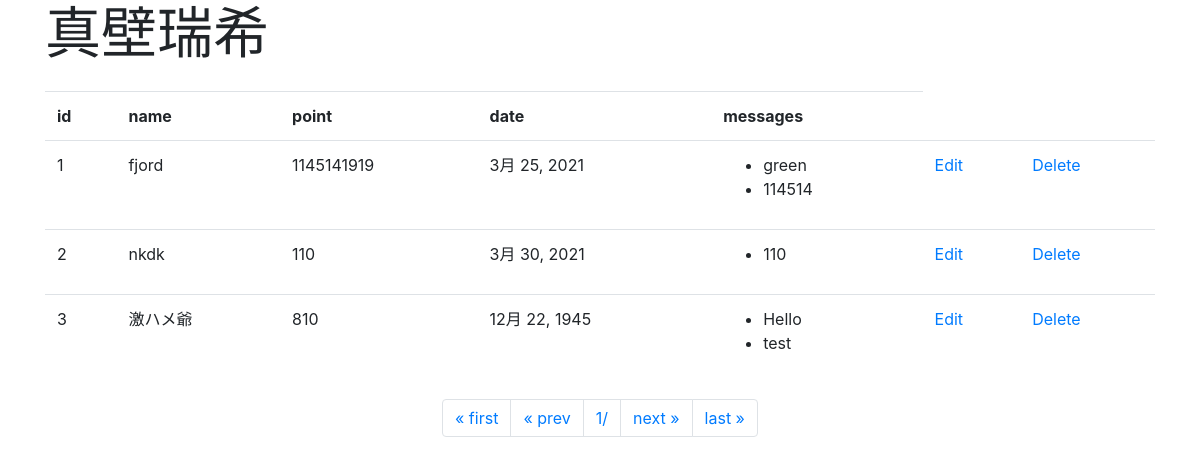
The page /proto/ on the database its author committed.
### proto/models.py (models this page shows, shortened)
class Rank(models.Model):
    name = models.CharField(max_length=100)
    point = models.IntegerField(validators=[MinValueValidator(0),MaxValueValidator(100000000)])
    datepoint = models.DateField()

class Message(models.Model):
    rank = models.ForeignKey(Rank, on_delete=models.CASCADE)
    title = models.CharField(max_length=100)
    content = models.CharField(max_length=300)
    pub_date = models.DateTimeField(auto_now_add=True)
    class Meta:
        ordering = ('pub_date',)

### proto/views.py (the view)
# urls.py: path('', views.index, name='index'),
def index(request, num=1):
    data = Rank.objects.all()
    page = Paginator(data, 3)
    params = {
        'title': '真壁瑞希',
        'msg': '',
        'data': page.get_page(num),
        }
    return render(request, 'proto/index.html', params)

### proto/templates/proto/index.html (shortened to what this page needs)
{% load static %}
<!DOCTYPE html>
<html lang="ja">
<head>
    <mata charset="utf-8">
    <link rel="stylesheet"
    href="https://stackpath.bootstrapcdn.com/bootstrap/4.5.2/css/bootstrap.min.css"
/>
    </head>
<body class="container">
    <h1 class="display-4" text-primary>{{title}}</h1>
    <table class="table">
        <tr>
            <th>id</th>
            <th>name</th>
            <th>point</th>
            <th>date</th>
            <th>messages</th>
        </tr>
    {% for item in data %}
        <tr>
            <td>{{item.id}}</td>
            <td>{{item.name}}</td>
            <td>{{item.point}}</td>
            <td>{{item.datepoint}}</td>
            <td><ul>
                {% for ob in item.message_set.all %}
                    <li>{{ob.title}}</li>
                {% endfor %}
            </ul></td>
            <td><a href="{% url 'edit' item.id %}">Edit</a></td>
            <td><a href="{% url 'delete' item.id %}">Delete</a></td>
        </tr>
    {% endfor %}
    </table>
    <ul class="pagination justify-content-center">
        {% if data.has_previous %}
        <li class="page-item">
            <a class="page-link" href="{% url 'index' %}">&laquo; first</a>
        </li>
        <li class="page-item"><a class="page-link" href="{% url 'index' %}{{data.previous_page_number}}">&laquo; prev</a>
        </li>
        {% else %}
        <li class="page-item"><a class="page-link">&laquo; first</a>
        </li>
        <li class="page-item"><a class="page-link" >&laquo; prev</a>
        </li>
        {% endif %}
        <li class="page-item"><a class="page-link">{{data.number}}/{{data.pagination.num_pages}}</a></li>
        {% if data.has_next %}
        <li class="page-item"><a class="page-link" href="{% url 'index' %}{{data.next_page_number }}">next &raquo;</a></li>
        <li class="page-item"><a class="page-link" href="{% url 'index' %}{{data.paginator.num_pages }}">last &raquo;</a></li>
        {% else %}
        <li class="page-item"><a class="page-link">next &raquo;</a></li>
        <li class="page-item"><a class="page-link">last &raquo;</a></li>
        {% endif %}
    </ul>
</body>
</html>

### rows shown on the page
Rank: id "1", name "fjord", point "1145141919", datepoint "3月 25, 2021"
Message: title "green"
Message: title "114514"
Rank: id "2", name "nkdk", point "110", datepoint "3月 30, 2021"
Message: title "110"
Rank: id "3", name "激ハメ爺", point "810", datepoint "12月 22, 1945"
Message: title "Hello"
Message: title "test"

### other values the page prints
{{ title }} "真壁瑞希"
{{ data.number }} "1"
